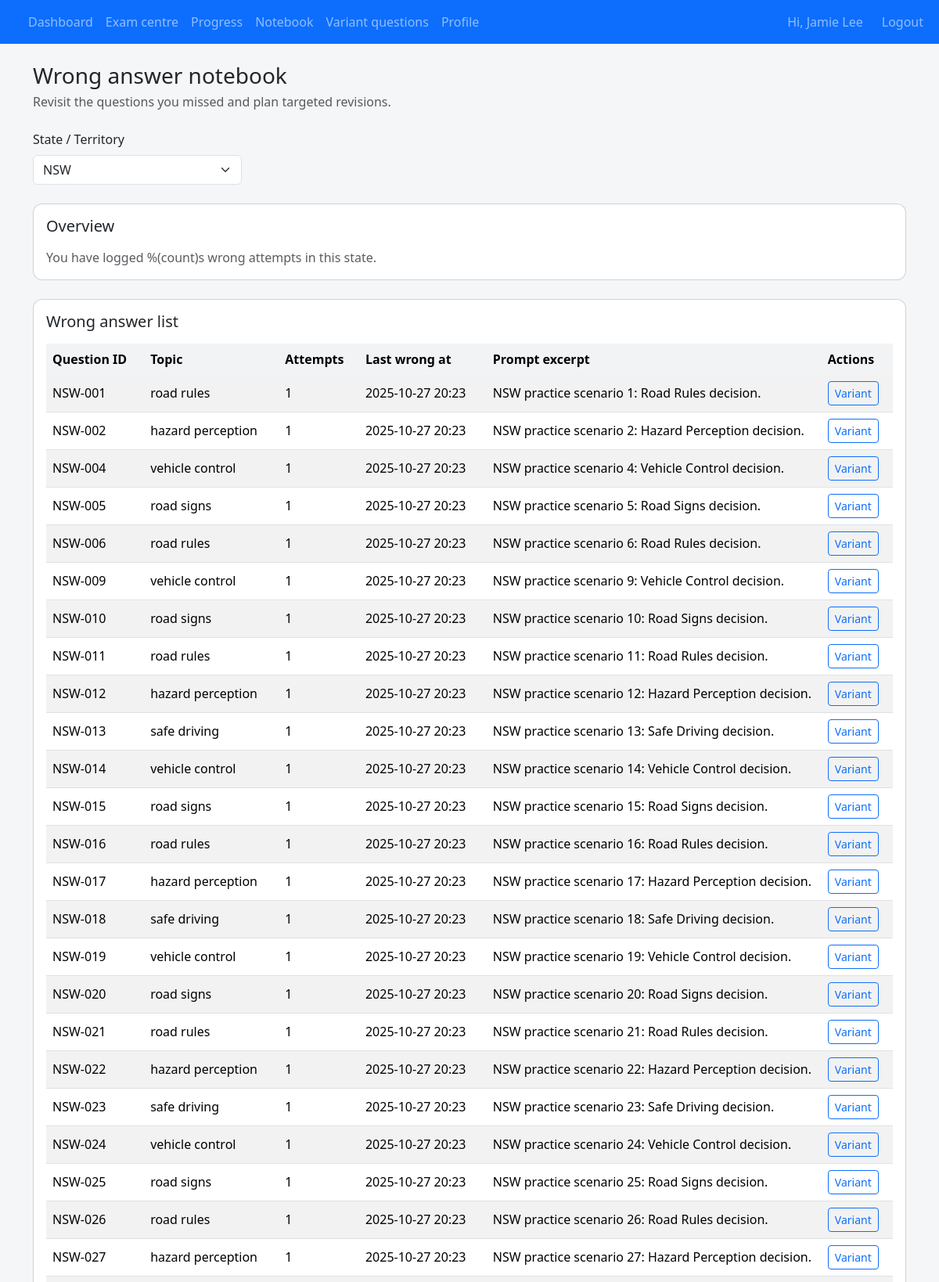
/student/notebook (signed in, upper part), run on the app's committed database.
### app/models.py (models this page shows, shortened)
class Student(UserMixin, db.Model):
    __tablename__ = "students"
    id = db.Column(db.Integer, primary_key=True)
    name = db.Column(db.String(120), nullable=False)
    email = db.Column(db.String(120), unique=True)
    mobile_number = db.Column(db.String(20), unique=True, nullable=False)
    password_hash = db.Column(db.String(255), nullable=False)
    state = db.Column(db.String(10), nullable=False)
    preferred_language = db.Column(db.String(20), nullable=False, default="ENGLISH")
    target_exam_date = db.Column(Date)
    avatar_url = db.Column(db.String(500))
    notification_push_enabled = db.Column(Boolean, nullable=False, default=True)
    notification_email_enabled = db.Column(Boolean, nullable=False, default=True)
    profile_version = db.Column(db.Integer, nullable=False, default=1)
    profile_updated_at = db.Column(
        db.DateTime, default=datetime.utcnow, onupdate=datetime.utcnow, nullable=False
    )
    last_login_at = db.Column(db.DateTime)
    assigned_coach_id = db.Column(db.Integer, db.ForeignKey("coaches.id"))
    coach = db.relationship("Coach", back_populates="students")
    mock_exam_summaries = db.relationship(
        "MockExamSummary", back_populates="student", cascade="all, delete-orphan"
    )
    bookings = db.relationship("Appointment", back_populates="student")
    exam_sessions = db.relationship(
        "StudentExamSession", back_populates="student", cascade="all, delete-orphan"
    )
    question_attempts = db.relationship(
        "QuestionAttempt", back_populates="student", cascade="all, delete-orphan"
    )
    notebook_entries = db.relationship(
        "NotebookEntry", back_populates="student", cascade="all, delete-orphan"
    )
    state_progress = db.relationship(
        "StudentStateProgress", back_populates="student", cascade="all, delete-orphan"
    )
    auth_tokens = db.relationship(
        "StudentAuthToken", back_populates="student", cascade="all, delete-orphan"
    )
    starred_questions = db.relationship(
        "StarredQuestion", back_populates="student", cascade="all, delete-orphan"
    )
    login_windows = db.relationship(
        "StudentLoginRateLimit", back_populates="student", cascade="all, delete-orphan"
    )
    variant_groups = db.relationship(
        "VariantQuestionGroup", back_populates="student", cascade="all, delete-orphan"
    )
    variant_questions = db.relationship(
        "VariantQuestion", back_populates="student", cascade="all, delete-orphan"
    )
    @property
    def is_student(self) -> bool:
        return True

class NotebookEntry(db.Model):
    __tablename__ = "notebook_entries"
    id = db.Column(db.Integer, primary_key=True)
    student_id = db.Column(db.Integer, db.ForeignKey("students.id"), nullable=False)
    question_id = db.Column(db.Integer, db.ForeignKey("questions.id"), nullable=False)
    state = db.Column(db.String(10), nullable=False)
    wrong_count = db.Column(db.Integer, nullable=False, default=0)
    last_wrong_at = db.Column(db.DateTime)
    student = db.relationship("Student", back_populates="notebook_entries")
    question = db.relationship("Question")
    __table_args__ = (
        UniqueConstraint("student_id", "question_id", "state", name="uq_notebook_scope"),
    )

class Question(db.Model):
    __tablename__ = "questions"
    id = db.Column(db.Integer, primary_key=True)
    qid = db.Column(db.String(50), nullable=False)
    prompt = db.Column(db.Text, nullable=False)
    language = db.Column(db.String(20), nullable=False, default="ENGLISH")
    state_scope = db.Column(db.String(10), nullable=False, default="ALL")
    topic = db.Column(db.String(120), nullable=False, default="general")
    option_a = db.Column(db.String(255), nullable=False, default="Option A")
    option_b = db.Column(db.String(255), nullable=False, default="Option B")
    option_c = db.Column(db.String(255), nullable=False, default="Option C")
    option_d = db.Column(db.String(255), nullable=False, default="Option D")
    correct_option = db.Column(db.String(1), nullable=False, default="A")
    explanation = db.Column(db.Text, nullable=False, default="")
    image_url = db.Column(db.String(500))
    __table_args__ = (
        UniqueConstraint(
            "qid", "state_scope", "language", name="uq_question_qid_state_language"
        ),
    )

### app/student/routes.py (the view)
@student_bp.route("/notebook")
@login_required
def notebook():
    student = _current_student()
    if not student:
        return _redirect_non_students()
    def _normalise(code: str | None) -> str:
        return (code or "").strip().upper()
    requested_state = _normalise(request.args.get("state"))
    progress_records = (
        StudentStateProgress.query.with_entities(
            func.upper(StudentStateProgress.state).label("state"),
            StudentStateProgress.last_active_at,
        )
        .filter_by(student_id=student.id)
        .order_by(StudentStateProgress.last_active_at.desc())
        .all()
    )
    available_states: list[str] = []
    seen: set[str] = set()
    for state_code, _last_active in progress_records:
        code = _normalise(state_code)
        if code and code not in seen:
            available_states.append(code)
            seen.add(code)
    current_state = _normalise(student.state)
    if current_state and current_state not in seen:
        available_states.insert(0, current_state)
        seen.add(current_state)
    selected_state = requested_state if requested_state in seen else None
    if not selected_state and available_states:
        selected_state = available_states[0]
    entries = []
    total_wrong = 0
    if selected_state:
        notebook_query = (
            NotebookEntry.query.filter_by(student_id=student.id, state=selected_state)
            .join(NotebookEntry.question)
            .order_by(NotebookEntry.last_wrong_at.desc().nullslast())
        )
        entries = notebook_query.all()
        total_wrong = sum(entry.wrong_count for entry in entries)
    return render_template(
        "student/notebook.html",
        available_states=available_states,
        selected_state=selected_state,
        entries=entries,
        total_wrong=total_wrong,
    )

### app/coach/routes.py (called while the page is built, shortened)
@coach_bp.before_app_request
def _restrict_student_portal_access():
    if request.blueprint != "coach":
        return None

### app/i18n.py (called while the page is built)
def normalise_language_code(language: str | None) -> str | None:
    if not language:
        return None
    code = language.strip().upper()
    if code in SUPPORTED_LANGUAGES:
        return code
    return None

def ensure_language_code(language: str | None) -> str:
    normalised = normalise_language_code(language)
    return normalised or DEFAULT_LANGUAGE

def translate_text(text: str, language: str, **format_values: str) -> str:
    catalogue = TRANSLATIONS.get(language, {})
    translated = catalogue.get(text, text)
    if format_values:
        try:
            return translated.format(**format_values)
        except (KeyError, IndexError):
            return translated
    return translated

### app/student/routes.py (called while the page is built)
def _current_student() -> Student | None:
    if not current_user.is_authenticated:
        return None
    student = current_user._get_current_object()
    if isinstance(student, Student):
        return student
    return None

### app/templates/student/notebook.html (shortened to what this page needs)
{% extends "base.html" %}
{% block content %}
<div class="d-flex flex-column flex-md-row align-items-md-center justify-content-between gap-3 mb-4">
  <div>
    <h1 class="h3 mb-1">{{ _('Wrong answer notebook') }}</h1>
    <p class="text-muted mb-0">{{ _('Revisit the questions you missed and plan targeted revisions.') }}</p>
  </div>
</div>
{% if available_states %}
<form method="get" class="row gy-2 gx-3 align-items-end mb-4">
  <div class="col-sm-4 col-lg-3">
    <label for="state" class="form-label">{{ _('State / Territory') }}</label>
    <select id="state" name="state" class="form-select" onchange="this.form.submit()">
      {% for state_code in available_states %}
      <option value="{{ state_code }}" {% if state_code == selected_state %}selected{% endif %}>{{ state_code }}</option>
      {% endfor %}
    </select>
  </div>
</form>
{% endif %}
{% if not selected_state %}
<div class="alert alert-info" role="alert">{{ _('Select a state to review your notebook.') }}</div>
{% else %}
  <div class="card mb-4">
    <div class="card-body">
      <h2 class="h5 mb-3">{{ _('Overview') }}</h2>
      {% if entries %}
      <p class="text-muted mb-0">{{ _('You have logged %(count)s wrong attempts in this state.', count=total_wrong) }}</p>
      {% else %}
      <p class="text-muted mb-0">{{ _('No wrong answers recorded for this state yet.') }}</p>
      {% endif %}
    </div>
  </div>
  {% if entries %}
  <div class="card">
    <div class="card-body">
      <h2 class="h5 mb-3">{{ _('Wrong answer list') }}</h2>
      <div class="table-responsive">
        <table class="table table-striped align-middle">
          <thead>
            <tr>
              <th scope="col">{{ _('Question ID') }}</th>
              <th scope="col">{{ _('Topic') }}</th>
              <th scope="col">{{ _('Attempts') }}</th>
              <th scope="col">{{ _('Last wrong at') }}</th>
              <th scope="col">{{ _('Prompt excerpt') }}</th>
              <th scope="col">{{ _('Actions') }}</th>
            </tr>
          </thead>
          <tbody>
            {% for entry in entries %}
            <tr>
              <td>{{ entry.question.qid }}</td>
              <td>{{ entry.question.topic }}</td>
              <td>{{ entry.wrong_count }}</td>
              <td>{{ entry.last_wrong_at.strftime('%Y-%m-%d %H:%M') if entry.last_wrong_at else _('Never') }}</td>
              <td class="text-truncate" style="max-width: 380px;">{{ entry.question.prompt|striptags|truncate(160) }}</td>
              <td>
                <a class="btn btn-sm btn-outline-primary" href="{{ url_for('student.variant', question=entry.question.id) }}">
                  {{ _('Variant') }}
                </a>
              </td>
            </tr>
            {% endfor %}
          </tbody>
        </table>
      </div>
    </div>
  </div>
  {% endif %}
{% endif %}
{% endblock %}

### app/templates/base.html (shortened to what this page needs)
<!doctype html>
<html lang="{{ 'zh-Hans' if active_language == 'CHINESE' else 'en' }}">
  <head>
    <link
      href="https://cdn.jsdelivr.net/npm/bootstrap@5.3.2/dist/css/bootstrap.min.css"
      rel="stylesheet"
    >
    <link rel="stylesheet" href="{{ url_for('static', filename='css/app.css') }}">
  </head>
  <body class="{% block body_class %}{% endblock %}">
    {% block navbar %}
    <nav class="navbar navbar-expand-lg navbar-dark bg-primary mb-4">
      <div class="container-fluid">
        {% if current_user.is_authenticated %}
        {% set is_student = current_user.is_student %}
        {% set home_endpoint = 'student.dashboard' if is_student else 'coach.dashboard' %}
        {% else %}
        {% set is_student = False %}
        {% set home_endpoint = 'coach.login' %}
        {% endif %}
        <div class="collapse navbar-collapse" id="navbarNav">
          <ul class="navbar-nav me-auto">
            {% if current_user.is_authenticated %}
              {% if is_student %}
              <li class="nav-item"><a class="nav-link" href="{{ url_for('student.dashboard') }}">{{ _('Dashboard') }}</a></li>
              <li class="nav-item"><a class="nav-link" href="{{ url_for('student.exams') }}">{{ _('Exam centre') }}</a></li>
              <li class="nav-item"><a class="nav-link" href="{{ url_for('student.progress') }}">{{ _('Progress') }}</a></li>
              <li class="nav-item"><a class="nav-link" href="{{ url_for('student.notebook') }}">{{ _('Notebook') }}</a></li>
              <li class="nav-item"><a class="nav-link" href="{{ url_for('student.variant_list') }}">{{ _('Variant questions') }}</a></li>
              <li class="nav-item"><a class="nav-link" href="{{ url_for('student.profile') }}">{{ _('Profile') }}</a></li>
              {% endif %}
            {% endif %}
          </ul>
          <ul class="navbar-nav ms-auto align-items-center gap-3">
            {% if current_user.is_authenticated %}
            <li class="nav-item d-flex align-items-center gap-2">
              <span class="navbar-text">{{ _('Hi') }}, {{ current_user.name }}</span>
            </li>
            <li class="nav-item"><a class="nav-link" href="{{ url_for('coach.logout') }}">{{ _('Logout') }}</a></li>
            {% endif %}
          </ul>
        </div>
      </div>
    </nav>
    {% endblock %}
    <main class="{% block main_class %}container{% endblock %}">
      {% block content %}{% endblock %}
    </main>
  </body>
</html>

### app/static/css/app.css (style rules this page uses)
body { background-color: #f5f6f8; }
.card { border-radius: 0.75rem; }
.table thead th { background-color: #f1f3f5; border-bottom: 0; }

### data on the page
Student: name "Jamie Lee"
NotebookEntry: question.qid "NSW-001", question.topic "road rules", wrong_count "1", last_wrong_at "2025-10-27 20:23", question.prompt "NSW practice scenario 1: Road Rules decision."
NotebookEntry: question.qid "NSW-002", question.topic "hazard perception", wrong_count "1", last_wrong_at "2025-10-27 20:23", question.prompt "NSW practice scenario 2: Hazard Perception decision."
NotebookEntry: question.qid "NSW-004", question.topic "vehicle control", wrong_count "1", last_wrong_at "2025-10-27 20:23", question.prompt "NSW practice scenario 4: Vehicle Control decision."
NotebookEntry: question.qid "NSW-005", question.topic "road signs", wrong_count "1", last_wrong_at "2025-10-27 20:23", question.prompt "NSW practice scenario 5: Road Signs decision."
NotebookEntry: question.qid "NSW-006", question.topic "road rules", wrong_count "1", last_wrong_at "2025-10-27 20:23", question.prompt "NSW practice scenario 6: Road Rules decision."
NotebookEntry: question.qid "NSW-009", question.topic "vehicle control", wrong_count "1", last_wrong_at "2025-10-27 20:23", question.prompt "NSW practice scenario 9: Vehicle Control decision."
NotebookEntry: question.qid "NSW-010", question.topic "road signs", wrong_count "1", last_wrong_at "2025-10-27 20:23", question.prompt "NSW practice scenario 10: Road Signs decision."
NotebookEntry: question.qid "NSW-011", question.topic "road rules", wrong_count "1", last_wrong_at "2025-10-27 20:23", question.prompt "NSW practice scenario 11: Road Rules decision."
NotebookEntry: question.qid "NSW-012", question.topic "hazard perception", wrong_count "1", last_wrong_at "2025-10-27 20:23", question.prompt "NSW practice scenario 12: Hazard Perception decision."
NotebookEntry: question.qid "NSW-013", question.topic "safe driving", wrong_count "1", last_wrong_at "2025-10-27 20:23", question.prompt "NSW practice scenario 13: Safe Driving decision."
NotebookEntry: question.qid "NSW-014", question.topic "vehicle control", wrong_count "1", last_wrong_at "2025-10-27 20:23", question.prompt "NSW practice scenario 14: Vehicle Control decision."
NotebookEntry: question.qid "NSW-015", question.topic "road signs", wrong_count "1", last_wrong_at "2025-10-27 20:23", question.prompt "NSW practice scenario 15: Road Signs decision."
NotebookEntry: question.qid "NSW-016", question.topic "road rules", wrong_count "1", last_wrong_at "2025-10-27 20:23", question.prompt "NSW practice scenario 16: Road Rules decision."
NotebookEntry: question.qid "NSW-017", question.topic "hazard perception", wrong_count "1", last_wrong_at "2025-10-27 20:23", question.prompt "NSW practice scenario 17: Hazard Perception decision."
NotebookEntry: question.qid "NSW-018", question.topic "safe driving", wrong_count "1", last_wrong_at "2025-10-27 20:23", question.prompt "NSW practice scenario 18: Safe Driving decision."
NotebookEntry: question.qid "NSW-019", question.topic "vehicle control", wrong_count "1", last_wrong_at "2025-10-27 20:23", question.prompt "NSW practice scenario 19: Vehicle Control decision."
NotebookEntry: question.qid "NSW-020", question.topic "road signs", wrong_count "1", last_wrong_at "2025-10-27 20:23", question.prompt "NSW practice scenario 20: Road Signs decision."
NotebookEntry: question.qid "NSW-021", question.topic "road rules", wrong_count "1", last_wrong_at "2025-10-27 20:23", question.prompt "NSW practice scenario 21: Road Rules decision."
NotebookEntry: question.qid "NSW-022", question.topic "hazard perception", wrong_count "1", last_wrong_at "2025-10-27 20:23", question.prompt "NSW practice scenario 22: Hazard Perception decision."
NotebookEntry: question.qid "NSW-023", question.topic "safe driving", wrong_count "1", last_wrong_at "2025-10-27 20:23", question.prompt "NSW practice scenario 23: Safe Driving decision."
NotebookEntry: question.qid "NSW-024", question.topic "vehicle control", wrong_count "1", last_wrong_at "2025-10-27 20:23", question.prompt "NSW practice scenario 24: Vehicle Control decision."
NotebookEntry: question.qid "NSW-025", question.topic "road signs", wrong_count "1", last_wrong_at "2025-10-27 20:23", question.prompt "NSW practice scenario 25: Road Signs decision."
NotebookEntry: question.qid "NSW-026", question.topic "road rules", wrong_count "1", last_wrong_at "2025-10-27 20:23", question.prompt "NSW practice scenario 26: Road Rules decision."
NotebookEntry: question.qid "NSW-027", question.topic "hazard perception", wrong_count "1", last_wrong_at "2025-10-27 20:23", question.prompt "NSW practice scenario 27: Hazard Perception decision."

### other printed values
form field state "NSW"
